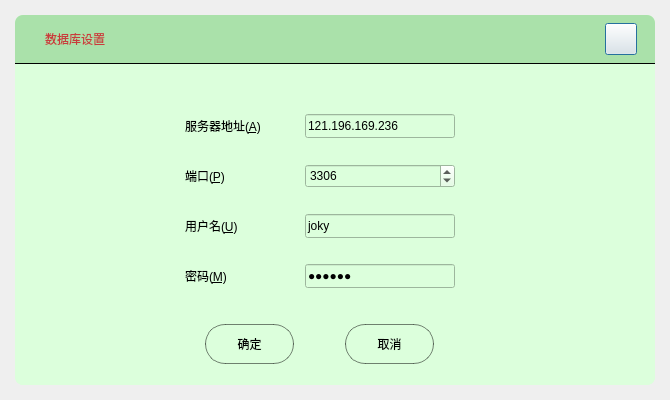
<?xml version="1.0" encoding="UTF-8"?>
<ui version="4.0">
 <class>SqlLoginDlg</class>
 <widget class="QDialog" name="SqlLoginDlg">
  <property name="geometry">
   <rect>
    <x>0</x>
    <y>0</y>
    <width>670</width>
    <height>400</height>
   </rect>
  </property>
  <property name="windowTitle">
   <string>Dialog</string>
  </property>
  <property name="styleSheet">
   <string notr="true"/>
  </property>
  <widget class="Line" name="line">
   <property name="geometry">
    <rect>
     <x>15</x>
     <y>63</y>
     <width>640</width>
     <height>1</height>
    </rect>
   </property>
   <property name="styleSheet">
    <string notr="true">border: 1px solid rgba(0,0,0,255);</string>
   </property>
   <property name="frameShadow">
    <enum>QFrame::Plain</enum>
   </property>
   <property name="orientation">
    <enum>Qt::Horizontal</enum>
   </property>
  </widget>
  <widget class="QWidget" name="widget" native="true">
   <property name="geometry">
    <rect>
     <x>15</x>
     <y>15</y>
     <width>640</width>
     <height>48</height>
    </rect>
   </property>
   <property name="styleSheet">
    <string notr="true">QWidget#widget
{
	background-color: rgba(170, 225,170,255);
	border-top-left-radius: 8px;
	border-top-right-radius: 8px;
}</string>
   </property>
   <widget class="QPushButton" name="btn_quit">
    <property name="geometry">
     <rect>
      <x>590</x>
      <y>8</y>
      <width>32</width>
      <height>32</height>
     </rect>
    </property>
    <property name="styleSheet">
     <string notr="true">QPushButton#btn_quit
{
	border-image: url(:/icon/close_normal32.png);
}
QPushButton#btn_quit:hover
{
	border-image: url(:/icon/close_hover32.png);
}</string>
    </property>
    <property name="text">
     <string/>
    </property>
   </widget>
   <widget class="QLabel" name="label_title">
    <property name="geometry">
     <rect>
      <x>30</x>
      <y>12</y>
      <width>100</width>
      <height>24</height>
     </rect>
    </property>
    <property name="styleSheet">
     <string notr="true">QLabel
{
	color: rgb(200, 60, 60);
}</string>
    </property>
    <property name="text">
     <string>数据库设置</string>
    </property>
   </widget>
  </widget>
  <widget class="QWidget" name="widget_2" native="true">
   <property name="geometry">
    <rect>
     <x>15</x>
     <y>64</y>
     <width>640</width>
     <height>321</height>
    </rect>
   </property>
   <property name="styleSheet">
    <string notr="true">QWidget
{
background-color: rgba(220, 255, 220,255);
}
QWidget#widget_2
{
border: 1px solid rgb(220,255,220);
border-bottom-left-radius: 8px;
border-bottom-right-radius: 8px;
}
</string>
   </property>
   <widget class="QPushButton" name="btnCancel">
    <property name="geometry">
     <rect>
      <x>330</x>
      <y>260</y>
      <width>89</width>
      <height>40</height>
     </rect>
    </property>
    <property name="styleSheet">
     <string notr="true">QPushButton
{
	background-color: rgb(220, 255, 220);
	border-radius: 20px;
	border: 1px solid rgba(0,0,0,0.5);
}
QPushButton:hover
{
	background-color: rgb(170, 225,170);
	border-radius: 20px;
	border: 1px solid rgba(0,0,0,0.5);
}</string>
    </property>
    <property name="text">
     <string>取消</string>
    </property>
   </widget>
   <widget class="QLabel" name="label_port">
    <property name="geometry">
     <rect>
      <x>170</x>
      <y>100</y>
      <width>100</width>
      <height>24</height>
     </rect>
    </property>
    <property name="styleSheet">
     <string notr="true">font: 24 9pt &quot;:/font/苹方黑体-细-简.ttf&quot;;
color: rgb(0, 0, 0);</string>
    </property>
    <property name="text">
     <string>端口(&amp;P)</string>
    </property>
    <property name="buddy">
     <cstring>spinBox_port</cstring>
    </property>
   </widget>
   <widget class="QLabel" name="label_user">
    <property name="geometry">
     <rect>
      <x>170</x>
      <y>150</y>
      <width>100</width>
      <height>24</height>
     </rect>
    </property>
    <property name="styleSheet">
     <string notr="true">font: 24 9pt &quot;:/font/苹方黑体-细-简.ttf&quot;;
color: rgb(0, 0, 0);</string>
    </property>
    <property name="text">
     <string>用户名(&amp;U)</string>
    </property>
    <property name="buddy">
     <cstring>Edit_user</cstring>
    </property>
   </widget>
   <widget class="QLabel" name="label_pd">
    <property name="geometry">
     <rect>
      <x>170</x>
      <y>200</y>
      <width>100</width>
      <height>24</height>
     </rect>
    </property>
    <property name="styleSheet">
     <string notr="true">font: 24 9pt &quot;:/font/苹方黑体-细-简.ttf&quot;;
color: rgb(0, 0, 0);</string>
    </property>
    <property name="text">
     <string>密码(&amp;M)</string>
    </property>
    <property name="alignment">
     <set>Qt::AlignLeading|Qt::AlignLeft|Qt::AlignVCenter</set>
    </property>
    <property name="buddy">
     <cstring>Edit_pd</cstring>
    </property>
   </widget>
   <widget class="QLabel" name="label_ip">
    <property name="geometry">
     <rect>
      <x>170</x>
      <y>50</y>
      <width>100</width>
      <height>24</height>
     </rect>
    </property>
    <property name="styleSheet">
     <string notr="true">font: 24 9pt &quot;:/font/苹方黑体-细-简.ttf&quot;;
color: rgb(0, 0, 0);
</string>
    </property>
    <property name="text">
     <string>服务器地址(&amp;A)</string>
    </property>
    <property name="buddy">
     <cstring>Edit_ip</cstring>
    </property>
   </widget>
   <widget class="QPushButton" name="btnOk">
    <property name="geometry">
     <rect>
      <x>190</x>
      <y>260</y>
      <width>89</width>
      <height>40</height>
     </rect>
    </property>
    <property name="styleSheet">
     <string notr="true">QPushButton
{
	background-color: rgb(220, 255, 220);
	border-radius: 20px;
	border: 1px solid rgba(0,0,0,0.5);
}
QPushButton:hover
{
	background-color: rgb(170, 225,170);
	border-radius: 20px;
	border: 1px solid rgba(0,0,0,0.5);
}</string>
    </property>
    <property name="text">
     <string>确定</string>
    </property>
   </widget>
   <widget class="QLineEdit" name="Edit_ip">
    <property name="geometry">
     <rect>
      <x>290</x>
      <y>50</y>
      <width>150</width>
      <height>24</height>
     </rect>
    </property>
    <property name="styleSheet">
     <string notr="true">QLineEdit:hover
{
	background-color: rgb(255, 255, 255);
}</string>
    </property>
    <property name="text">
     <string>121.196.169.236</string>
    </property>
    <property name="maxLength">
     <number>16</number>
    </property>
    <property name="placeholderText">
     <string>xxx.xxx.xxx.xxx</string>
    </property>
   </widget>
   <widget class="QLineEdit" name="Edit_user">
    <property name="geometry">
     <rect>
      <x>290</x>
      <y>150</y>
      <width>150</width>
      <height>24</height>
     </rect>
    </property>
    <property name="styleSheet">
     <string notr="true">QLineEdit:hover
{
	background-color: rgb(255, 255, 255);
}</string>
    </property>
    <property name="text">
     <string>joky</string>
    </property>
   </widget>
   <widget class="QLineEdit" name="Edit_pd">
    <property name="geometry">
     <rect>
      <x>290</x>
      <y>200</y>
      <width>150</width>
      <height>24</height>
     </rect>
    </property>
    <property name="styleSheet">
     <string notr="true">QLineEdit:hover
{
	background-color: rgb(255, 255, 255);
}</string>
    </property>
    <property name="text">
     <string>123456</string>
    </property>
    <property name="echoMode">
     <enum>QLineEdit::Password</enum>
    </property>
   </widget>
   <widget class="QSpinBox" name="spinBox_port">
    <property name="geometry">
     <rect>
      <x>290</x>
      <y>100</y>
      <width>150</width>
      <height>24</height>
     </rect>
    </property>
    <property name="styleSheet">
     <string notr="true">QSpinBox:hover
{
	background-color: rgb(255, 255, 255);
}</string>
    </property>
    <property name="maximum">
     <number>65535</number>
    </property>
    <property name="value">
     <number>3306</number>
    </property>
   </widget>
  </widget>
  <widget class="QWidget" name="widget_3" native="true">
   <property name="geometry">
    <rect>
     <x>15</x>
     <y>15</y>
     <width>640</width>
     <height>370</height>
    </rect>
   </property>
   <property name="styleSheet">
    <string notr="true">QWidget#widget_3
{
	background-color: rgb(220, 255, 220);
	border-radius: 8px;
}</string>
   </property>
  </widget>
  <zorder>widget_3</zorder>
  <zorder>line</zorder>
  <zorder>widget</zorder>
  <zorder>widget_2</zorder>
 </widget>
 <tabstops>
  <tabstop>Edit_ip</tabstop>
  <tabstop>spinBox_port</tabstop>
  <tabstop>Edit_user</tabstop>
  <tabstop>Edit_pd</tabstop>
  <tabstop>btnOk</tabstop>
  <tabstop>btnCancel</tabstop>
  <tabstop>btn_quit</tabstop>
 </tabstops>
 <resources/>
 <connections/>
</ui>
